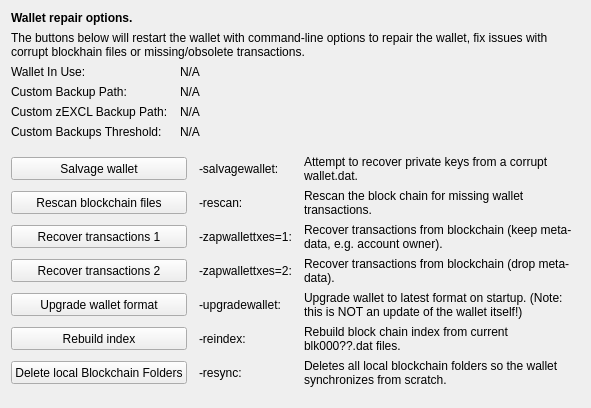
     <widget class="QWidget" name="tab_repair">
      <attribute name="title">
       <string>&amp;Wallet Repair</string>
      </attribute>
      <layout class="QGridLayout" name="gridLayout_4" columnstretch="0,0,0,0">
       <property name="horizontalSpacing">
        <number>12</number>
       </property>
       <item row="0" column="0" colspan="4">
        <widget class="QLabel" name="label_repair_header">
         <property name="font">
          <font>
           <weight>75</weight>
           <bold>true</bold>
          </font>
         </property>
         <property name="text">
          <string>Wallet repair options.</string>
         </property>
        </widget>
       </item>
       <item row="1" column="0" colspan="4">
        <widget class="QLabel" name="label_repair_helptext">
         <property name="font">
          <font>
           <weight>50</weight>
           <bold>false</bold>
          </font>
         </property>
         <property name="text">
          <string>The buttons below will restart the wallet with command-line options to repair the wallet, fix issues with corrupt blockhain files or missing/obsolete transactions.</string>
         </property>
         <property name="wordWrap">
          <bool>true</bool>
         </property>
        </widget>
       </item>
       <item row="2" column="0">
        <widget class="QLabel" name="wallet_path_label">
         <property name="text">
          <string>Wallet In Use:</string>
         </property>
        </widget>
       </item>
       <item row="2" column="1" colspan="3">
        <widget class="QLabel" name="wallet_path">
         <property name="cursor">
          <cursorShape>IBeamCursor</cursorShape>
         </property>
         <property name="text">
          <string>N/A</string>
         </property>
         <property name="textFormat">
          <enum>Qt::PlainText</enum>
         </property>
         <property name="textInteractionFlags">
          <set>Qt::LinksAccessibleByMouse|Qt::TextSelectableByKeyboard|Qt::TextSelectableByMouse</set>
         </property>
        </widget>
       </item>
       <item row="3" column="0">
        <widget class="QLabel" name="wallet_custombackuppath_label">
         <property name="text">
          <string>Custom Backup Path:</string>
         </property>
         <property name="visible">
          <bool>false</bool>
         </property>
        </widget>
       </item>
       <item row="3" column="1" colspan="3">
        <widget class="QLabel" name="wallet_custombackuppath">
         <property name="cursor">
          <cursorShape>IBeamCursor</cursorShape>
         </property>
         <property name="text">
          <string>N/A</string>
         </property>
         <property name="textFormat">
          <enum>Qt::PlainText</enum>
         </property>
         <property name="textInteractionFlags">
          <set>Qt::LinksAccessibleByMouse|Qt::TextSelectableByKeyboard|Qt::TextSelectableByMouse</set>
         </property>
         <property name="visible">
          <bool>false</bool>
         </property>
        </widget>
       </item>
       <item row="4" column="0">
        <widget class="QLabel" name="wallet_customzexclbackuppath_label">
         <property name="text">
          <string>Custom zEXCL Backup Path:</string>
         </property>
         <property name="visible">
          <bool>false</bool>
         </property>
        </widget>
       </item>
       <item row="4" column="1" colspan="3">
        <widget class="QLabel" name="wallet_customzexclbackuppath">
         <property name="cursor">
          <cursorShape>IBeamCursor</cursorShape>
         </property>
         <property name="text">
          <string>N/A</string>
         </property>
         <property name="textFormat">
          <enum>Qt::PlainText</enum>
         </property>
         <property name="textInteractionFlags">
          <set>Qt::LinksAccessibleByMouse|Qt::TextSelectableByKeyboard|Qt::TextSelectableByMouse</set>
         </property>
         <property name="visible">
          <bool>false</bool>
         </property>
        </widget>
       </item>
       <item row="5" column="0">
        <widget class="QLabel" name="wallet_custombackupthreshold_label">
         <property name="text">
          <string>Custom Backups Threshold:</string>
         </property>
         <property name="visible">
          <bool>false</bool>
         </property>
        </widget>
       </item>
       <item row="5" column="1" colspan="3">
        <widget class="QLabel" name="wallet_custombackupthreshold">
         <property name="cursor">
          <cursorShape>IBeamCursor</cursorShape>
         </property>
         <property name="text">
          <string>N/A</string>
         </property>
         <property name="textFormat">
          <enum>Qt::PlainText</enum>
         </property>
         <property name="textInteractionFlags">
          <set>Qt::LinksAccessibleByMouse|Qt::TextSelectableByKeyboard|Qt::TextSelectableByMouse</set>
         </property>
         <property name="visible">
          <bool>false</bool>
         </property>
        </widget>
       </item>
       <item row="6" column="0">
        <spacer name="verticalSpacer_repair1">
         <property name="orientation">
          <enum>Qt::Vertical</enum>
         </property>
         <property name="sizeHint" stdset="0">
          <size>
           <width>10</width>
           <height>10</height>
          </size>
         </property>
        </spacer>
       </item>
       <item row="7" column="0" colspan="2">
        <widget class="QPushButton" name="btn_salvagewallet">
         <property name="minimumSize">
          <size>
           <width>100</width>
           <height>23</height>
          </size>
         </property>
         <property name="text">
          <string>Salvage wallet</string>
         </property>
        </widget>
       </item>
       <item row="7" column="2">
        <widget class="QLabel" name="label_repair_salvage_command">
         <property name="text">
          <string notr="true">-salvagewallet:</string>
         </property>
        </widget>
       </item>
       <item row="7" column="3">
        <widget class="QLabel" name="label_repair_salvage">
         <property name="text">
          <string>Attempt to recover private keys from a corrupt wallet.dat.</string>
         </property>
         <property name="wordWrap">
          <bool>true</bool>
         </property>
        </widget>
       </item>
       <item row="8" column="0" colspan="2">
        <widget class="QPushButton" name="btn_rescan">
         <property name="minimumSize">
          <size>
           <width>100</width>
           <height>23</height>
          </size>
         </property>
         <property name="text">
          <string>Rescan blockchain files</string>
         </property>
        </widget>
       </item>
       <item row="8" column="2">
        <widget class="QLabel" name="label_repair_rescan_command">
         <property name="text">
          <string notr="true">-rescan:</string>
         </property>
        </widget>
       </item>
       <item row="8" column="3">
        <widget class="QLabel" name="label_repair_rescan">
         <property name="text">
          <string>Rescan the block chain for missing wallet transactions.</string>
         </property>
         <property name="wordWrap">
          <bool>true</bool>
         </property>
        </widget>
       </item>
       <item row="9" column="0" colspan="2">
        <widget class="QPushButton" name="btn_zapwallettxes1">
         <property name="minimumSize">
          <size>
           <width>100</width>
           <height>23</height>
          </size>
         </property>
         <property name="text">
          <string>Recover transactions 1</string>
         </property>
        </widget>
       </item>
       <item row="9" column="2">
        <widget class="QLabel" name="label_repair_zap1_command">
         <property name="text">
          <string notr="true">-zapwallettxes=1:</string>
         </property>
        </widget>
       </item>
       <item row="9" column="3">
        <widget class="QLabel" name="label_repair_zap1">
         <property name="text">
          <string>Recover transactions from blockchain (keep meta-data, e.g. account owner).</string>
         </property>
         <property name="wordWrap">
          <bool>true</bool>
         </property>
        </widget>
       </item>
       <item row="10" column="0" colspan="2">
        <widget class="QPushButton" name="btn_zapwallettxes2">
         <property name="minimumSize">
          <size>
           <width>100</width>
           <height>23</height>
          </size>
         </property>
         <property name="text">
          <string>Recover transactions 2</string>
         </property>
        </widget>
       </item>
       <item row="10" column="2">
        <widget class="QLabel" name="label_repair_zap2_command">
         <property name="text">
          <string notr="true">-zapwallettxes=2:</string>
         </property>
        </widget>
       </item>
       <item row="10" column="3">
        <widget class="QLabel" name="label_repair_zap2">
         <property name="text">
          <string>Recover transactions from blockchain (drop meta-data).</string>
         </property>
         <property name="wordWrap">
          <bool>true</bool>
         </property>
        </widget>
       </item>
       <item row="11" column="0" colspan="2">
        <widget class="QPushButton" name="btn_upgradewallet">
         <property name="minimumSize">
          <size>
           <width>100</width>
           <height>23</height>
          </size>
         </property>
         <property name="text">
          <string>Upgrade wallet format</string>
         </property>
        </widget>
       </item>
       <item row="11" column="2">
        <widget class="QLabel" name="label_repair_upgrade_command">
         <property name="text">
          <string notr="true">-upgradewallet:</string>
         </property>
        </widget>
       </item>
       <item row="11" column="3">
        <widget class="QLabel" name="label_repair_upgrade">
         <property name="text">
          <string>Upgrade wallet to latest format on startup. (Note: this is NOT an update of the wallet itself!)</string>
         </property>
         <property name="wordWrap">
          <bool>true</bool>
         </property>
        </widget>
       </item>
       <item row="12" column="0" colspan="2">
        <widget class="QPushButton" name="btn_reindex">
         <property name="minimumSize">
          <size>
           <width>100</width>
           <height>23</height>
          </size>
         </property>
         <property name="text">
          <string>Rebuild index</string>
         </property>
        </widget>
       </item>
       <item row="12" column="2">
        <widget class="QLabel" name="label_repair_reindex_command">
         <property name="text">
          <string notr="true">-reindex:</string>
         </property>
        </widget>
       </item>
       <item row="12" column="3">
        <widget class="QLabel" name="label_repair_reindex">
         <property name="text">
          <string>Rebuild block chain index from current blk000??.dat files.</string>
         </property>
         <property name="wordWrap">
          <bool>true</bool>
         </property>
        </widget>
       </item>
       <item row="13" column="0" colspan="2">
        <widget class="QPushButton" name="btn_resync">
         <property name="minimumSize">
          <size>
           <width>100</width>
           <height>23</height>
          </size>
         </property>
         <property name="text">
          <string>Delete local Blockchain Folders</string>
         </property>
        </widget>
       </item>
       <item row="13" column="2">
        <widget class="QLabel" name="label_repair_resync_command">
         <property name="text">
          <string>-resync:</string>
         </property>
        </widget>
       </item>
       <item row="13" column="3">
        <widget class="QLabel" name="label_repair_resync">
         <property name="text">
          <string>Deletes all local blockchain folders so the wallet synchronizes from scratch.</string>
         </property>
         <property name="wordWrap">
          <bool>true</bool>
         </property>
        </widget>
       </item>
       <item row="14" column="0">
        <spacer name="verticalSpacer_repair2">
         <property name="orientation">
          <enum>Qt::Vertical</enum>
         </property>
         <property name="sizeHint" stdset="0">
          <size>
           <width>20</width>
           <height>10</height>
          </size>
         </property>
        </spacer>
       </item>
      </layout>
     </widget>
